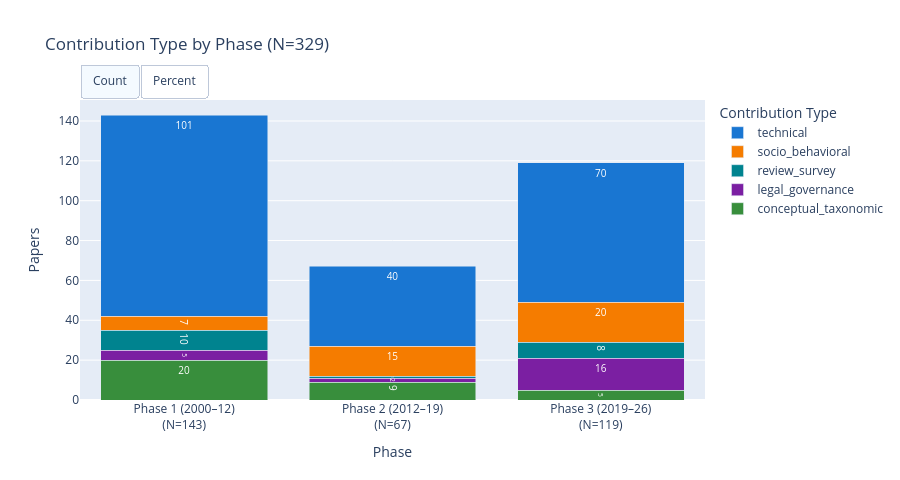

Here is the notebook cell this chart was saved with:
### Markdown cell above
## 2 · Contribution Type by Phase

### Code cell
stacked_phase_bar(
    df.dropna(subset=["contribution_type"]),
    "contribution_type", STYLE["contribution_type"],
    f"Contribution Type by Phase (N={N})",
    "04_contribution_by_phase",
)

### Figure 1 — Plotly figure (JSON) as saved in the notebook; plotly's stock layout.template omitted (floating-point values rounded to 4 significant figures)
{"data": [{"marker": {"color": "#388E3C"}, "name": "conceptual_taxonomic", "text": ["20", "9", "5"], "textfont": {"color": "white", "size": 10}, "textposition": "inside", "type": "bar", "visible": true, "x": ["Phase 1 (2000–12)<br>(N=143)", "Phase 2 (2012–19)<br>(N=67)", "Phase 3 (2019–26)<br>(N=119)"], "y": [20, 9, 5]}, {"marker": {"color": "#7B1FA2"}, "name": "legal_governance", "text": ["5", "2", "16"], "textfont": {"color": "white", "size": 10}, "textposition": "inside", "type": "bar", "visible": true, "x": ["Phase 1 (2000–12)<br>(N=143)", "Phase 2 (2012–19)<br>(N=67)", "Phase 3 (2019–26)<br>(N=119)"], "y": [5, 2, 16]}, {"marker": {"color": "#00838F"}, "name": "review_survey", "text": ["10", "1", "8"], "textfont": {"color": "white", "size": 10}, "textposition": "inside", "type": "bar", "visible": true, "x": ["Phase 1 (2000–12)<br>(N=143)", "Phase 2 (2012–19)<br>(N=67)", "Phase 3 (2019–26)<br>(N=119)"], "y": [10, 1, 8]}, {"marker": {"color": "#F57C00"}, "name": "socio_behavioral", "text": ["7", "15", "20"], "textfont": {"color": "white", "size": 10}, "textposition": "inside", "type": "bar", "visible": true, "x": ["Phase 1 (2000–12)<br>(N=143)", "Phase 2 (2012–19)<br>(N=67)", "Phase 3 (2019–26)<br>(N=119)"], "y": [7, 15, 20]}, {"marker": {"color": "#1976D2"}, "name": "technical", "text": ["101", "40", "70"], "textfont": {"color": "white", "size": 10}, "textposition": "inside", "type": "bar", "visible": true, "x": ["Phase 1 (2000–12)<br>(N=143)", "Phase 2 (2012–19)<br>(N=67)", "Phase 3 (2019–26)<br>(N=119)"], "y": [101, 40, 70]}, {"marker": {"color": "#388E3C"}, "name": "conceptual_taxonomic", "text": ["14%", "13%", "4%"], "textfont": {"color": "white", "size": 10}, "textposition": "inside", "type": "bar", "visible": false, "x": ["Phase 1 (2000–12)<br>(N=143)", "Phase 2 (2012–19)<br>(N=67)", "Phase 3 (2019–26)<br>(N=119)"], "y": [14, 13.4, 4.2]}, {"marker": {"color": "#7B1FA2"}, "name": "legal_governance", "text": ["4%", "3%", "13%"], "textfont": {"color": "white", "size": 10}, "textposition": "inside", "type": "bar", "visible": false, "x": ["Phase 1 (2000–12)<br>(N=143)", "Phase 2 (2012–19)<br>(N=67)", "Phase 3 (2019–26)<br>(N=119)"], "y": [3.5, 3, 13.4]}, {"marker": {"color": "#00838F"}, "name": "review_survey", "text": ["7%", "2%", "7%"], "textfont": {"color": "white", "size": 10}, "textposition": "inside", "type": "bar", "visible": false, "x": ["Phase 1 (2000–12)<br>(N=143)", "Phase 2 (2012–19)<br>(N=67)", "Phase 3 (2019–26)<br>(N=119)"], "y": [7, 1.5, 6.7]}, {"marker": {"color": "#F57C00"}, "name": "socio_behavioral", "text": ["5%", "22%", "17%"], "textfont": {"color": "white", "size": 10}, "textposition": "inside", "type": "bar", "visible": false, "x": ["Phase 1 (2000–12)<br>(N=143)", "Phase 2 (2012–19)<br>(N=67)", "Phase 3 (2019–26)<br>(N=119)"], "y": [4.9, 22.4, 16.8]}, {"marker": {"color": "#1976D2"}, "name": "technical", "text": ["71%", "60%", "59%"], "textfont": {"color": "white", "size": 10}, "textposition": "inside", "type": "bar", "visible": false, "x": ["Phase 1 (2000–12)<br>(N=143)", "Phase 2 (2012–19)<br>(N=67)", "Phase 3 (2019–26)<br>(N=119)"], "y": [70.6, 59.7, 58.8]}], "layout": {"barmode": "stack", "height": 480, "legend": {"title": {"text": "Contribution Type"}}, "title": {"text": "Contribution Type by Phase (N=329)"}, "updatemenus": [{"buttons": [{"args": [{"visible": [true, true, true, true, true, false, false, false, false, false]}, {"yaxis.title.text": "Papers"}], "label": "Count", "method": "update"}, {"args": [{"visible": [false, false, false, false, false, true, true, true, true, true]}, {"yaxis.title.text": "% of phase"}], "label": "Percent", "method": "update"}], "direction": "right", "type": "buttons", "x": 0, "xanchor": "left", "y": 1.12}], "xaxis": {"title": {"text": "Phase"}}, "yaxis": {"title": {"text": "Papers"}}}}
